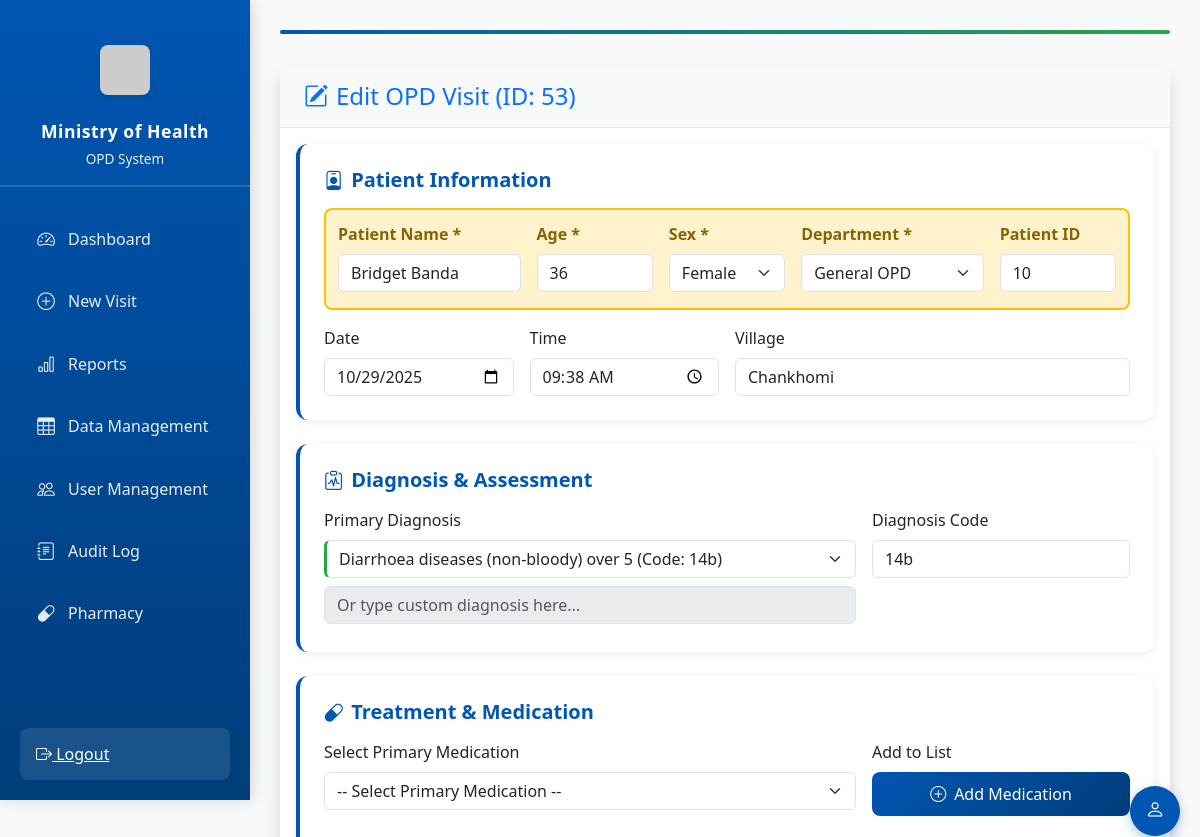
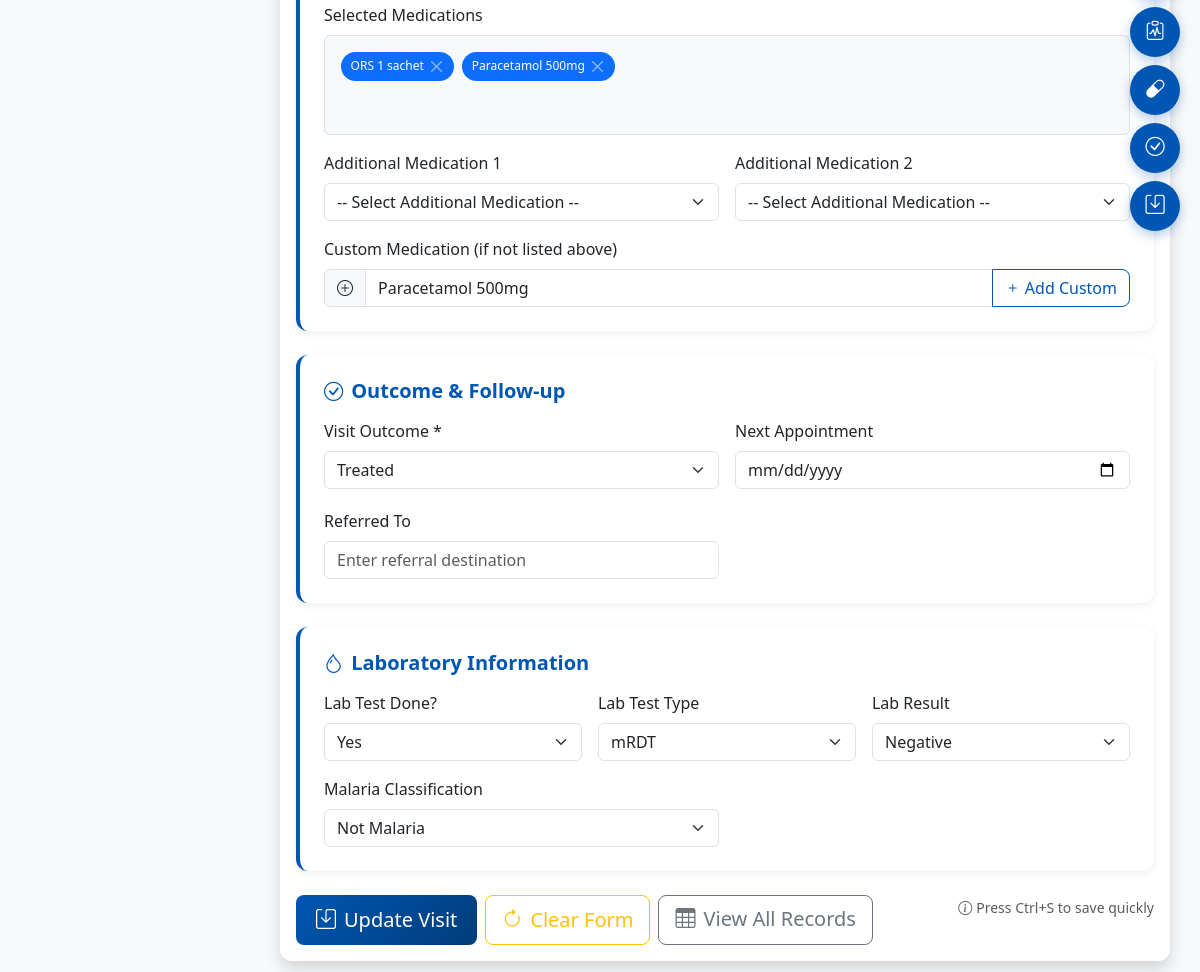
The page /opd/edit/53 (signed in) on the database its author committed (2 pictures, top to bottom).
### tables this page shows
CREATE TABLE opd_visits (
            id INTEGER PRIMARY KEY AUTOINCREMENT,
            visit_date TEXT,
            visit_time TEXT,
            patient_id TEXT,
            age INTEGER,
            sex TEXT,
            village TEXT,
            department TEXT,
            chief_complaint TEXT,
            diagnosis TEXT,
            treatment_given TEXT,
            outcome TEXT,
            referred_to TEXT,
            next_appointment TEXT,
            entered_by TEXT,
            timestamp TEXT
        , patient_name TEXT, lab_tested TEXT, lab_result TEXT, malaria_classification TEXT, lab_test_type TEXT, diagnosis_code TEXT NOT NULL DEFAULT '');

### app.py (the view, shortened to what this page needs)
@app.route('/opd/edit/<int:id>', methods=['GET', 'POST'])
@login_required
def opd_edit(id):
    if not current_user.is_supervisor():
        flash('⛔ Access denied. Only supervisors can edit records.', 'warning')
        return redirect(url_for('opd_view'))
    conn = get_db()
    c = conn.cursor()
    c.execute("SELECT * FROM opd_visits WHERE id = ?", (id,))
    row = c.fetchone()
    if not row:
        flash('Record not found.', 'danger')
        return redirect(url_for('opd_view'))
    columns = [desc[0] for desc in c.description]
    record = dict(zip(columns, row))
    conn.close()
    record_drugs = [d.strip() for d in (record['treatment_given'].split(';') if record['treatment_given'] else [])]
    return render_template('opd_form.html',
                          record=record,
                          editing=True,
                          disease_codes=HMIS_DISEASE_CODES,
                          drug_list=MALAWI_DRUGS,
                          record_drugs=record_drugs)

### templates/opd_form.html (shortened to what this page needs)
{% extends "base.html" %}
{% block content %}
<div class="row">
    <div class="col-12">
        <div class="form-progress">
            <div class="form-progress-bar" id="progressBar"></div>
        </div>
        <div class="card shadow">
            <div class="card-header py-3">
                <h4 class="m-0 font-weight-bold text-primary">
                    {% if editing %}
                    <i class="bi bi-pencil-square me-2"></i>Edit OPD Visit (ID: {{ record.id }})
                    {% else %}
                    <i class="bi bi-plus-circle me-2"></i>Record New OPD Visit
                    {% endif %}
                </h4>
            </div>
            <div class="card-body">
                <form method="POST" id="opdForm">
                    <div class="form-section">
                        <h5><i class="bi bi-person-badge"></i>Patient Information</h5>
                        <div class="priority-field">
                            <div class="row g-3">
                                <div class="col-md-3">
                                    <label class="form-label">Patient Name *</label>
                                    <input type="text" name="patient_name" class="form-control" value="{{ record.patient_name if editing else '' }}" placeholder="e.g., John Banda" required data-validate="required">
                                </div>
                                <div class="col-md-2">
                                    <label class="form-label">Age *</label>
                                    <input type="number" min="0" max="150" name="age" class="form-control" value="{{ record.age if editing else '' }}" required data-validate="required">
                                </div>
                                <div class="col-md-2">
                                    <label class="form-label">Sex *</label>
                                    <select name="sex" class="form-select" required data-validate="required">
                                        <option {% if editing and record.sex == 'Female' %}selected{% endif %}>Female</option>
                                    </select>
                                </div>
                                <div class="col-md-3">
                                    <label class="form-label">Department *</label>
                                    <select name="department" class="form-select" required data-validate="required">
                                        <option {% if editing and record.department == 'General OPD' %}selected{% endif %}>General OPD</option>
                                    </select>
                                </div>
                                <div class="col-md-2">
                                    <label class="form-label">Patient ID</label>
                                    <input type="text" name="patient_id" class="form-control" value="{{ record.patient_id if editing else generated_id }}" readonly>
                                </div>
                            </div>
                        </div>
                        <div class="row g-3">
                            <div class="col-md-3">
                                <label class="form-label">Date</label>
                                <input type="date" name="visit_date" class="form-control" value="{{ record.visit_date if editing else today }}" {% if not editing %}disabled{% endif %}>
                            </div>
                            <div class="col-md-3">
                                <label class="form-label">Time</label>
                                <input type="time" name="visit_time" class="form-control" value="{{ record.visit_time if editing else now_time }}" {% if not editing %}disabled{% endif %}>
                            </div>
                            <div class="col-md-6">
                                <label class="form-label">Village</label>
                                <input type="text" name="village" class="form-control" value="{{ record.village if editing else '' }}" placeholder="Enter village name">
                            </div>
                        </div>
                    </div>
                    <div class="form-section">
                        <h5><i class="bi bi-clipboard-pulse"></i>Diagnosis & Assessment</h5>
                        <div class="row g-3">
                            <div class="col-md-8">
                                <label class="form-label">Primary Diagnosis</label>
                                <select name="diagnosis_select" class="form-select" onchange="handleDiagnosisSelect(this.value)" data-validate="required">
                                    {% for disease, code in disease_codes.items() %}
                                    <option value="{{ disease }}" data-code="{{ code }}">{{ disease }} {% if code %}(Code: {{ code }}){% endif %}</option>
                                    {% endfor %}
                                </select>
                                <input type="text"
                                       name="diagnosis_custom"
                                       id="diagnosis_custom"
                                       class="form-control mt-2"
                                       placeholder="Or type custom diagnosis here..."
                                       oninput="document.getElementById('diagnosis_code').value = ''">
                            </div>
                            <div class="col-md-4">
                                <label class="form-label">Diagnosis Code</label>
                                <input type="text"
                                       name="diagnosis_code"
                                       id="diagnosis_code"
                                       class="form-control"
                                       placeholder="Enter code (e.g., 9c, 15a)"
                                       value="{% if editing %}{{ record.diagnosis_code }}{% endif %}">
                            </div>
                        </div>
                    </div>
                    <div class="form-section">
                        <h5><i class="bi bi-capsule"></i>Treatment & Medication</h5>
                        <div class="row g-3 mb-4">
                            <div class="col-md-8">
                                <label class="form-label">Select Primary Medication</label>
                                <select name="primary_drug" id="primaryDrugSelect" class="form-select" onchange="addPrimaryDrug()">
                                    <option value="">-- Select Primary Medication --</option>
                                </select>
                            </div>
                            <div class="col-md-4">
                                <label class="form-label">Add to List</label>
                                <button type="button" class="btn btn-primary w-100" onclick="addPrimaryDrug()">
                                    <i class="bi bi-plus-circle me-2"></i>Add Medication
                                </button>
                            </div>
                        </div>
                        <div class="mb-3">
                            <label class="form-label">Selected Medications</label>
                            <div id="selectedDrugs" class="border rounded p-3 bg-light min-height-100">
                            </div>
                        </div>
                        <div class="row g-3">
                            <div class="col-md-6">
                                <label class="form-label">Additional Medication 1</label>
                                <select name="additional_drug_1" class="form-select" onchange="addAdditionalDrug(1)">
                                    <option value="">-- Select Additional Medication --</option>
                                </select>
                            </div>
                            <div class="col-md-6">
                                <label class="form-label">Additional Medication 2</label>
                                <select name="additional_drug_2" class="form-select" onchange="addAdditionalDrug(2)">
                                    <option value="">-- Select Additional Medication --</option>
                                </select>
                            </div>
                        </div>
                        <div class="mt-3">
                            <label class="form-label">Custom Medication (if not listed above)</label>
                            <div class="input-group">
                                <span class="input-group-text"><i class="bi bi-plus-circle"></i></span>
                                <input type="text"
                                       name="custom_drug"
                                       id="customDrugInput"
                                       class="form-control"
                                       placeholder="e.g., Custom medication name and dosage"
                                       value="{% if editing and record.treatment_given %}{{ record.treatment_given.split('; ')|last if record.treatment_given.split('; ')|length > 1 else '' }}{% endif %}">
                                <button type="button" class="btn btn-outline-primary" onclick="addCustomDrug()">
                                    <i class="bi bi-plus"></i> Add Custom
                                </button>
                            </div>
                        </div>
                    </div>
                    <div class="form-section">
                        <h5><i class="bi bi-check-circle"></i>Outcome & Follow-up</h5>
                        <div class="row g-3">
                            <div class="col-md-6">
                                <label class="form-label">Visit Outcome *</label>
                                <select name="outcome" class="form-select" required data-validate="required">
                                    <option {% if editing and record.outcome == 'Treated' %}selected{% endif %}>Treated</option>
                                </select>
                            </div>
                            <div class="col-md-6">
                                <label class="form-label">Next Appointment</label>
                                <input type="date" name="next_appointment" class="form-control" value="{{ record.next_appointment if editing else '' }}">
                            </div>
                            <div class="col-md-6">
                                <label class="form-label">Referred To</label>
                                <input type="text" name="referred_to" class="form-control" value="{{ record.referred_to if editing else '' }}" placeholder="Enter referral destination">
                            </div>
                        </div>
                    </div>
                    <div class="form-section">
                        <h5><i class="bi bi-droplet"></i>Laboratory Information</h5>
                        <div class="row g-3">
                            <div class="col-md-4">
                                <label class="form-label">Lab Test Done?</label>
                                <select name="lab_tested" class="form-select" onchange="toggleLabFields()">
                                    <option {% if editing and record.lab_tested == 'Yes' %}selected{% endif %}>Yes</option>
                                </select>
                            </div>
                            <div class="col-md-4" id="labTestTypeField">
                                <label class="form-label">Lab Test Type</label>
                                <select name="lab_test_type" class="form-select">
                                    <option {% if editing and record.lab_test_type == 'mRDT' %}selected{% endif %}>mRDT</option>
                                </select>
                            </div>
                            <div class="col-md-4" id="labResultField">
                                <label class="form-label">Lab Result</label>
                                <select name="lab_result" class="form-select">
                                    <option {% if editing and record.lab_result == 'Negative' %}selected{% endif %}>Negative</option>
                                </select>
                            </div>
                            <div class="col-md-6" id="malariaField">
                                <label class="form-label">Malaria Classification</label>
                                <select name="malaria_classification" class="form-select">
                                    <option {% if editing and record.malaria_classification == 'Not Malaria' %}selected{% endif %}>Not Malaria</option>
                                </select>
                            </div>
                        </div>
                    </div>
                    <div class="mt-4 d-flex gap-2 flex-wrap justify-content-between">
                        <div class="d-flex gap-2 flex-wrap">
                            <button type="submit" class="btn btn-primary btn-lg">
                                <i class="bi bi-save me-2"></i>{% if editing %}Update Visit{% else %}Save Visit{% endif %}
                            </button>
                            <button type="button" class="btn btn-outline-warning btn-lg" onclick="clearForm()">
                                <i class="bi bi-arrow-clockwise me-2"></i>Clear Form
                            </button>
                            <a href="/opd/view" class="btn btn-outline-secondary btn-lg">
                                <i class="bi bi-table me-2"></i>View All Records
                            </a>
                        </div>
                        <div class="text-muted">
                            <small><i class="bi bi-info-circle me-1"></i>Press Ctrl+S to save quickly</small>
                        </div>
                    </div>
                </form>
            </div>
        </div>
    </div>
</div>
<div class="quick-actions">
    <button type="button" class="quick-action-btn" onclick="scrollToSection('patient')" title="Patient Info">
        <i class="bi bi-person"></i>
    </button>
    <button type="button" class="quick-action-btn" onclick="scrollToSection('diagnosis')" title="Diagnosis">
        <i class="bi bi-clipboard-pulse"></i>
    </button>
    <button type="button" class="quick-action-btn" onclick="scrollToSection('treatment')" title="Treatment">
        <i class="bi bi-capsule"></i>
    </button>
    <button type="button" class="quick-action-btn" onclick="scrollToSection('outcome')" title="Outcome">
        <i class="bi bi-check-circle"></i>
    </button>
    <button type="button" class="quick-action-btn" onclick="document.getElementById('opdForm').submit()" title="Save">
        <i class="bi bi-save"></i>
    </button>
</div>
{% endblock %}

### rows shown on the page
opd_visits: id "53", patient_name "Bridget Banda", age "36", sex "Female", department "General OPD", patient_id "10", visit_date "10/29/2025", visit_time "09:38", village "Chankhomi", diagnosis_code "14b", custom_drug "Paracetamol 500mg", outcome "Treated", lab_tested "Yes", lab_test_type "mRDT", lab_result "Negative", malaria_classification "Not Malaria"

### other values the page prints
form field diagnosis_select "Diarrhoea diseases (non-bloody) over 5 (Code: 14b)"
